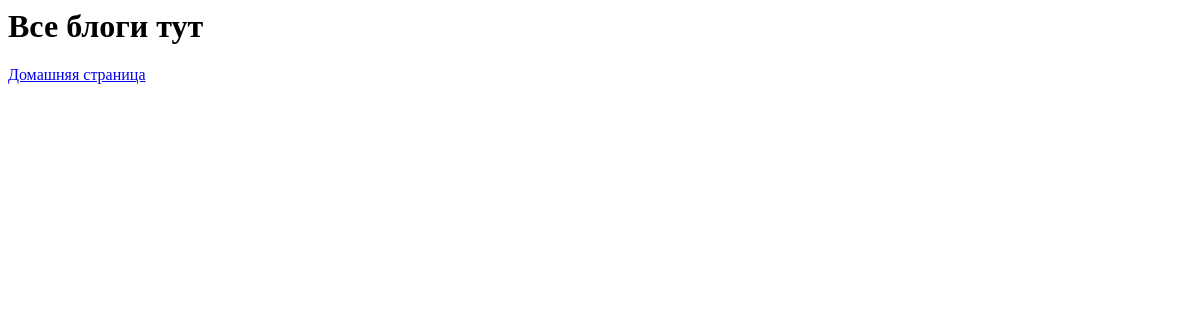
The page /blog/ on the database as committed earlier.
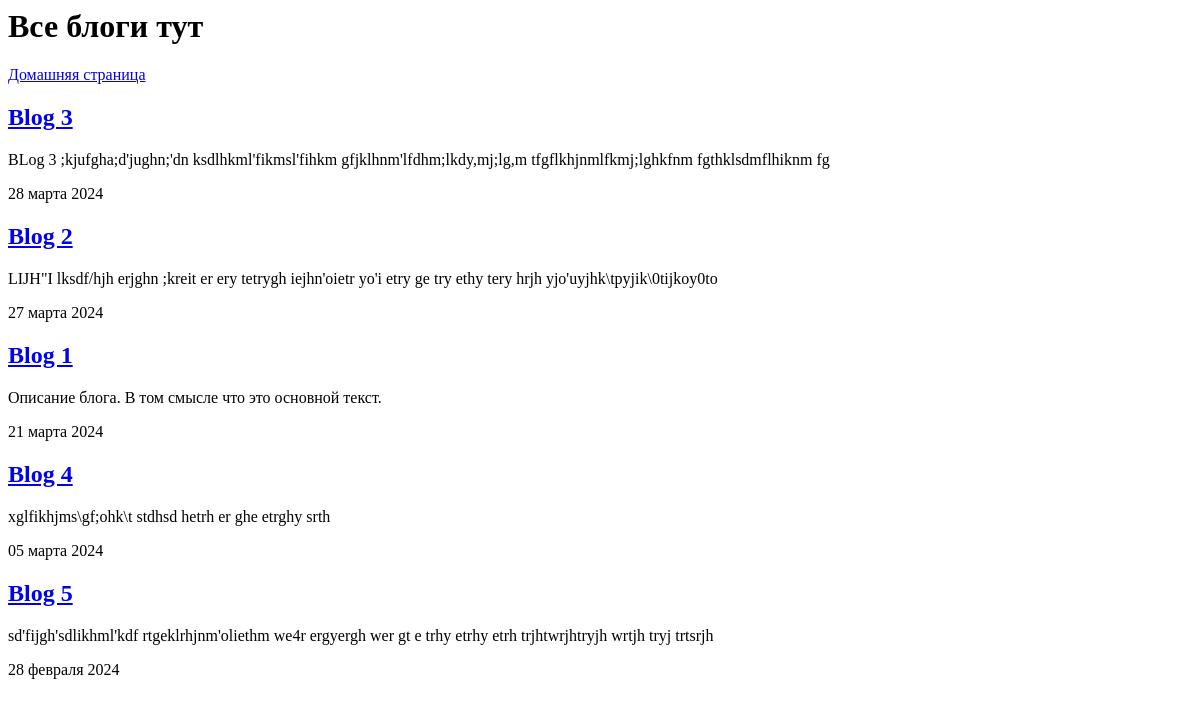
The same page on the database as committed later.
### blog/models.py (models this page shows, shortened)
class Blog(models.Model):
    title = models.CharField(max_length=200)
    text = models.TextField()
    date = models.DateField()

### blog/views.py (the view)
# urls.py: path('', views.all_blogs, name="all_blogs"),
def all_blogs(request):
    blogs = Blog.objects.order_by('-date')[:5]
    return render(request, "blog/all_blogs.html", {'blogs': blogs})

### blog/templates/blog/all_blogs.html
<h1>Все блоги тут</h1>
<a href="{% url 'home' %}">Домашняя страница</a>
{% for blog in blogs %}
<a href="{% url 'blog:detail' blog.id %}"><h2>{{ blog.title }}</h2></a>
<p>{{ blog.text|safe|truncatechars:150 }}</p>
<p>{{ blog.date|date:'d E Y' }}</p>
{% endfor %}

Rows that differ between the two databases and show on the page:
added Blog: title "Blog 3", text "BLog 3 ;kjufgha;d'jughn;'dn ksdlhkml'fikmsl'fihkm gfjklhnm'lfdhm;lkdy,mj;lg,m tfgflkhjnmlfkmj;lghkfnm fgthklsdmflhiknm fg", date "28 марта 2024"
added Blog: title "Blog 2", text "LIJH\"I lksdf/hjh erjghn ;kreit er ery tetrygh iejhn'oietr yo'i etry ge try ethy tery hrjh yjo'uyjhk\\tpyjik\\0tijkoy0to", date "27 марта 2024"
added Blog: title "Blog 1", text "Описание блога. В том смысле что это основной текст.", date "21 марта 2024"
added Blog: title "Blog 4", text "xglfikhjms\\gf;ohk\\t stdhsd hetrh er ghe etrghy srth", date "05 марта 2024"
added Blog: title "Blog 5", text "sd'fijgh'sdlikhml'kdf rtgeklrhjnm'oliethm we4r ergyergh wer gt e trhy etrhy etrh trjhtwrjhtryjh wrtjh tryj trtsrjh", date "28 февраля 2024"
